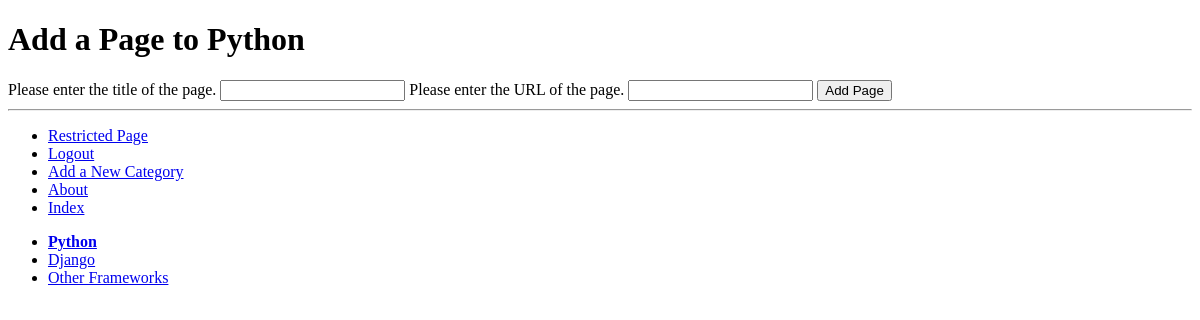
The app's page /rango/category/python/add_page/ (signed in), older data.
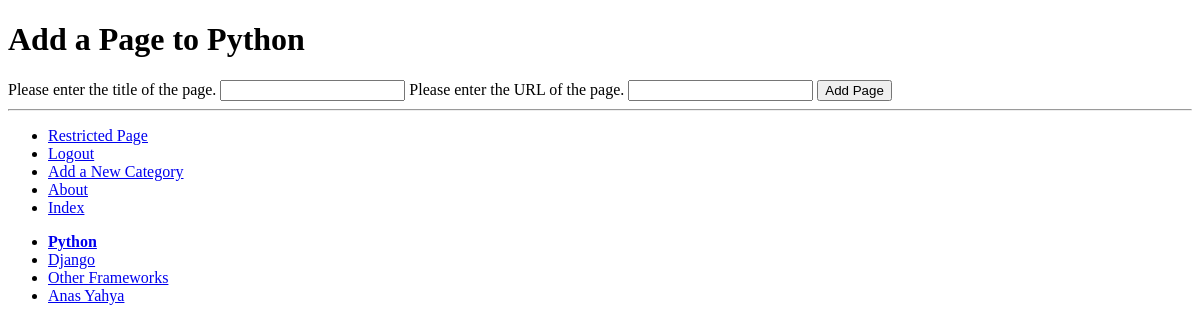
The same page, newer data.
### rango/models.py (models this page shows, shortened)
class Category(models.Model):
    name = models.CharField(max_length=128, unique=True)
    views = models.IntegerField(default=0)
    likes = models.IntegerField(default=0)
    slug = models.SlugField(unique=True)
    class Meta:
        verbose_name_plural = 'Categories'

### rango/views.py (the view, shortened to what this page needs)
# urls.py: url(r'^category/(?P<category_name_slug>[\w\-]+)/add_page/$',
@login_required
def add_page(request, category_name_slug):
	try:
		category = Category.objects.get(slug=category_name_slug)
	except Category.DoesNotExist:
		category = None
	form = PageForm()
	context_dict = {'form':form, 'category': category}
	return render(request, 'rango/add_page.html', context_dict)

### rango/forms.py (shortened to what this page needs)
class PageForm(forms.ModelForm):
    title = forms.CharField(max_length=128,
                         help_text = "Please enter the title of the page.")
    url = forms.URLField(max_length=200,
                         help_text="Please enter the URL of the page.")
    views = forms.IntegerField(widget=forms.HiddenInput(), initial=0)
    class Meta:
        model = Page
        exclude = ('category',)

### rango/templatetags/rango_template_tags.py (called while the page is built)
@register.inclusion_tag('rango/cats.html')
def get_category_list(cat=None):
    return {'cats': Category.objects.all(),
            'act_cat': cat}

### templates/rango/add_page.html (shortened to what this page needs)
{% extends 'rango/base.html' %}
{% load staticfiles %}
{% block body_block %}
{% if category %}
	        <h1>Add a Page to {{category.name}}</h1>
	        <form id="page_form" method="post" action="/rango/category/{{ category.slug }}/add_page/">
	            {% for field in form.visible_fields %}
	                {{ field.help_text }}
	                {{ field }}
	            {% endfor %}
	            <input type="submit" name="submit" value="Add Page" />
	        </form>
			{% else %}
				The specified category does not exist!
			{% endif%}
{% endblock %}

### templates/rango/cats.html
<ul>
{% if cats %}
    {% for c in cats %}
        {% if c == act_cat %}
            <li>
            <strong>
                <a href="{% url 'show_category' c.slug %}">{{ c.name }}</a>
            </strong>
            </li>
        {% else %}
            <li>
                <a href="{% url 'show_category' c.slug %}">{{ c.name }}</a>
            </li>
        {% endif %}
    {% endfor %}
{% else %}
        <li><strong>There are no categories present.</strong></li>
{% endif %}
</ul>

Row changes from the older to the newer data that the page shows:
added Category: name "Anas Yahya"
